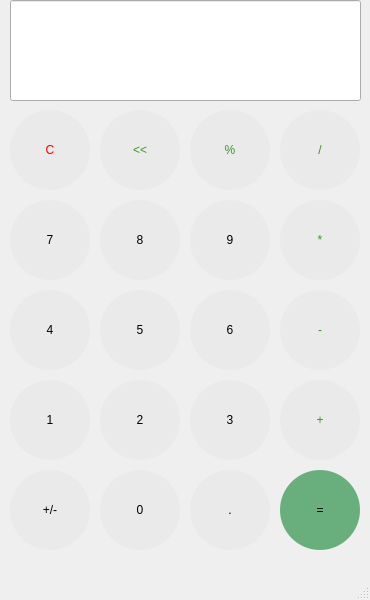
<?xml version="1.0" encoding="UTF-8"?>
<ui version="4.0">
 <class>Calc</class>
 <widget class="QMainWindow" name="Calc">
  <property name="geometry">
   <rect>
    <x>0</x>
    <y>0</y>
    <width>370</width>
    <height>600</height>
   </rect>
  </property>
  <property name="sizePolicy">
   <sizepolicy hsizetype="Preferred" vsizetype="Fixed">
    <horstretch>0</horstretch>
    <verstretch>50</verstretch>
   </sizepolicy>
  </property>
  <property name="minimumSize">
   <size>
    <width>370</width>
    <height>500</height>
   </size>
  </property>
  <property name="maximumSize">
   <size>
    <width>370</width>
    <height>600</height>
   </size>
  </property>
  <property name="windowTitle">
   <string>Calc</string>
  </property>
  <property name="styleSheet">
   <string notr="true"/>
  </property>
  <widget class="QWidget" name="centralwidget">
   <widget class="QLineEdit" name="Display">
    <property name="geometry">
     <rect>
      <x>10</x>
      <y>0</y>
      <width>351</width>
      <height>101</height>
     </rect>
    </property>
    <property name="layoutDirection">
     <enum>Qt::RightToLeft</enum>
    </property>
    <property name="styleSheet">
     <string notr="true">font: 700 30pt &quot;Ubuntu&quot;;</string>
    </property>
    <property name="text">
     <string/>
    </property>
    <property name="alignment">
     <set>Qt::AlignBottom|Qt::AlignRight|Qt::AlignTrailing</set>
    </property>
    <property name="readOnly">
     <bool>true</bool>
    </property>
   </widget>
   <widget class="QPushButton" name="Divide">
    <property name="geometry">
     <rect>
      <x>280</x>
      <y>110</y>
      <width>80</width>
      <height>80</height>
     </rect>
    </property>
    <property name="minimumSize">
     <size>
      <width>80</width>
      <height>80</height>
     </size>
    </property>
    <property name="maximumSize">
     <size>
      <width>80</width>
      <height>80</height>
     </size>
    </property>
    <property name="styleSheet">
     <string notr="true">QPushButton {
	color: #3B9624;
	background-color: rgba(217, 217, 217, 60);
	font: 700 21pt &quot;Ubuntu&quot;;
	border-radius: 40px;
}</string>
    </property>
    <property name="text">
     <string>/</string>
    </property>
   </widget>
   <widget class="QPushButton" name="Percent">
    <property name="geometry">
     <rect>
      <x>190</x>
      <y>110</y>
      <width>80</width>
      <height>80</height>
     </rect>
    </property>
    <property name="minimumSize">
     <size>
      <width>80</width>
      <height>80</height>
     </size>
    </property>
    <property name="maximumSize">
     <size>
      <width>80</width>
      <height>80</height>
     </size>
    </property>
    <property name="styleSheet">
     <string notr="true">QPushButton {
	color: #3B9624;
	background-color: rgba(217, 217, 217, 60);
	font: 700 21pt &quot;Ubuntu&quot;;
	border-radius: 40px;
}</string>
    </property>
    <property name="text">
     <string>%</string>
    </property>
   </widget>
   <widget class="QPushButton" name="Back">
    <property name="geometry">
     <rect>
      <x>100</x>
      <y>110</y>
      <width>80</width>
      <height>80</height>
     </rect>
    </property>
    <property name="minimumSize">
     <size>
      <width>80</width>
      <height>80</height>
     </size>
    </property>
    <property name="maximumSize">
     <size>
      <width>80</width>
      <height>80</height>
     </size>
    </property>
    <property name="styleSheet">
     <string notr="true">QPushButton {
	color: #3B9624;
	background-color: rgba(217, 217, 217, 60);
	font: 700 21pt &quot;Ubuntu&quot;;
	border-radius: 40px;
}</string>
    </property>
    <property name="text">
     <string>&lt;&lt;</string>
    </property>
   </widget>
   <widget class="QPushButton" name="Clear">
    <property name="geometry">
     <rect>
      <x>10</x>
      <y>110</y>
      <width>80</width>
      <height>80</height>
     </rect>
    </property>
    <property name="minimumSize">
     <size>
      <width>80</width>
      <height>80</height>
     </size>
    </property>
    <property name="maximumSize">
     <size>
      <width>80</width>
      <height>80</height>
     </size>
    </property>
    <property name="styleSheet">
     <string notr="true">QPushButton {
	color: #F50000;
	background-color: rgba(217, 217, 217, 60);
	font: 700 21pt &quot;Ubuntu&quot;;
	border-radius: 40px;
}</string>
    </property>
    <property name="text">
     <string>C</string>
    </property>
   </widget>
   <widget class="QPushButton" name="Subtract">
    <property name="geometry">
     <rect>
      <x>280</x>
      <y>290</y>
      <width>80</width>
      <height>80</height>
     </rect>
    </property>
    <property name="minimumSize">
     <size>
      <width>80</width>
      <height>80</height>
     </size>
    </property>
    <property name="maximumSize">
     <size>
      <width>80</width>
      <height>80</height>
     </size>
    </property>
    <property name="styleSheet">
     <string notr="true">QPushButton {
	color: #3B9624;
	background-color: rgba(217, 217, 217, 60);
	font: 700 21pt &quot;Ubuntu&quot;;
	border-radius: 40px;
}</string>
    </property>
    <property name="text">
     <string>-</string>
    </property>
   </widget>
   <widget class="QPushButton" name="Add">
    <property name="geometry">
     <rect>
      <x>280</x>
      <y>380</y>
      <width>80</width>
      <height>80</height>
     </rect>
    </property>
    <property name="minimumSize">
     <size>
      <width>80</width>
      <height>80</height>
     </size>
    </property>
    <property name="maximumSize">
     <size>
      <width>80</width>
      <height>80</height>
     </size>
    </property>
    <property name="styleSheet">
     <string notr="true">QPushButton {
	color: #3B9624;
	background-color: rgba(217, 217, 217, 60);
	font: 700 21pt &quot;Ubuntu&quot;;
	border-radius: 40px;
}</string>
    </property>
    <property name="text">
     <string>+</string>
    </property>
   </widget>
   <widget class="QPushButton" name="Equal">
    <property name="geometry">
     <rect>
      <x>280</x>
      <y>470</y>
      <width>80</width>
      <height>80</height>
     </rect>
    </property>
    <property name="minimumSize">
     <size>
      <width>80</width>
      <height>80</height>
     </size>
    </property>
    <property name="maximumSize">
     <size>
      <width>80</width>
      <height>80</height>
     </size>
    </property>
    <property name="styleSheet">
     <string notr="true">QPushButton {
	font: 700 21pt &quot;Ubuntu&quot;;
	background-color: rgba(31, 140, 63, 165);
	border-radius: 40px;
}</string>
    </property>
    <property name="text">
     <string>=</string>
    </property>
   </widget>
   <widget class="QPushButton" name="Multiply">
    <property name="geometry">
     <rect>
      <x>280</x>
      <y>200</y>
      <width>80</width>
      <height>80</height>
     </rect>
    </property>
    <property name="minimumSize">
     <size>
      <width>80</width>
      <height>80</height>
     </size>
    </property>
    <property name="maximumSize">
     <size>
      <width>80</width>
      <height>80</height>
     </size>
    </property>
    <property name="styleSheet">
     <string notr="true">QPushButton {
	color: #3B9624;
	background-color: rgba(217, 217, 217, 60);
	font: 700 21pt &quot;Ubuntu&quot;;
	border-radius: 40px;
}</string>
    </property>
    <property name="text">
     <string>*</string>
    </property>
   </widget>
   <widget class="QPushButton" name="Button7">
    <property name="geometry">
     <rect>
      <x>10</x>
      <y>200</y>
      <width>80</width>
      <height>80</height>
     </rect>
    </property>
    <property name="minimumSize">
     <size>
      <width>80</width>
      <height>80</height>
     </size>
    </property>
    <property name="maximumSize">
     <size>
      <width>80</width>
      <height>80</height>
     </size>
    </property>
    <property name="styleSheet">
     <string notr="true">QPushButton {
	
	background-color: rgba(217, 217, 217, 60);
	font: 700 21pt &quot;Ubuntu&quot;;
	border-radius: 40px;
}</string>
    </property>
    <property name="text">
     <string>7</string>
    </property>
   </widget>
   <widget class="QPushButton" name="Button5">
    <property name="geometry">
     <rect>
      <x>100</x>
      <y>290</y>
      <width>80</width>
      <height>80</height>
     </rect>
    </property>
    <property name="minimumSize">
     <size>
      <width>80</width>
      <height>80</height>
     </size>
    </property>
    <property name="maximumSize">
     <size>
      <width>80</width>
      <height>80</height>
     </size>
    </property>
    <property name="styleSheet">
     <string notr="true">QPushButton {
	
	background-color: rgba(217, 217, 217, 60);
	font: 700 21pt &quot;Ubuntu&quot;;
	border-radius: 40px;
}</string>
    </property>
    <property name="text">
     <string>5</string>
    </property>
   </widget>
   <widget class="QPushButton" name="Button4">
    <property name="geometry">
     <rect>
      <x>10</x>
      <y>290</y>
      <width>80</width>
      <height>80</height>
     </rect>
    </property>
    <property name="minimumSize">
     <size>
      <width>80</width>
      <height>80</height>
     </size>
    </property>
    <property name="maximumSize">
     <size>
      <width>80</width>
      <height>80</height>
     </size>
    </property>
    <property name="styleSheet">
     <string notr="true">QPushButton {
	
	background-color: rgba(217, 217, 217, 60);
	font: 700 21pt &quot;Ubuntu&quot;;
	border-radius: 40px;
}</string>
    </property>
    <property name="text">
     <string>4</string>
    </property>
   </widget>
   <widget class="QPushButton" name="Button9">
    <property name="geometry">
     <rect>
      <x>190</x>
      <y>200</y>
      <width>80</width>
      <height>80</height>
     </rect>
    </property>
    <property name="minimumSize">
     <size>
      <width>80</width>
      <height>80</height>
     </size>
    </property>
    <property name="maximumSize">
     <size>
      <width>80</width>
      <height>80</height>
     </size>
    </property>
    <property name="styleSheet">
     <string notr="true">QPushButton {
	
	background-color: rgba(217, 217, 217, 60);
	font: 700 21pt &quot;Ubuntu&quot;;
	border-radius: 40px;
}</string>
    </property>
    <property name="text">
     <string>9</string>
    </property>
   </widget>
   <widget class="QPushButton" name="Button8">
    <property name="geometry">
     <rect>
      <x>100</x>
      <y>200</y>
      <width>80</width>
      <height>80</height>
     </rect>
    </property>
    <property name="minimumSize">
     <size>
      <width>80</width>
      <height>80</height>
     </size>
    </property>
    <property name="maximumSize">
     <size>
      <width>80</width>
      <height>80</height>
     </size>
    </property>
    <property name="styleSheet">
     <string notr="true">QPushButton {
	
	background-color: rgba(217, 217, 217, 60);
	font: 700 21pt &quot;Ubuntu&quot;;
	border-radius: 40px;
}</string>
    </property>
    <property name="text">
     <string>8</string>
    </property>
   </widget>
   <widget class="QPushButton" name="Button3">
    <property name="geometry">
     <rect>
      <x>190</x>
      <y>380</y>
      <width>80</width>
      <height>80</height>
     </rect>
    </property>
    <property name="minimumSize">
     <size>
      <width>80</width>
      <height>80</height>
     </size>
    </property>
    <property name="maximumSize">
     <size>
      <width>80</width>
      <height>80</height>
     </size>
    </property>
    <property name="styleSheet">
     <string notr="true">QPushButton {
	
	background-color: rgba(217, 217, 217, 60);
	font: 700 21pt &quot;Ubuntu&quot;;
	border-radius: 40px;
}</string>
    </property>
    <property name="text">
     <string>3</string>
    </property>
   </widget>
   <widget class="QPushButton" name="Button2">
    <property name="geometry">
     <rect>
      <x>100</x>
      <y>380</y>
      <width>80</width>
      <height>80</height>
     </rect>
    </property>
    <property name="minimumSize">
     <size>
      <width>80</width>
      <height>80</height>
     </size>
    </property>
    <property name="maximumSize">
     <size>
      <width>80</width>
      <height>80</height>
     </size>
    </property>
    <property name="styleSheet">
     <string notr="true">QPushButton {
	
	background-color: rgba(217, 217, 217, 60);
	font: 700 21pt &quot;Ubuntu&quot;;
	border-radius: 40px;
}</string>
    </property>
    <property name="text">
     <string>2</string>
    </property>
   </widget>
   <widget class="QPushButton" name="Button1">
    <property name="geometry">
     <rect>
      <x>10</x>
      <y>380</y>
      <width>80</width>
      <height>80</height>
     </rect>
    </property>
    <property name="minimumSize">
     <size>
      <width>80</width>
      <height>80</height>
     </size>
    </property>
    <property name="maximumSize">
     <size>
      <width>80</width>
      <height>80</height>
     </size>
    </property>
    <property name="styleSheet">
     <string notr="true">QPushButton {
	
	background-color: rgba(217, 217, 217, 60);
	font: 700 21pt &quot;Ubuntu&quot;;
	border-radius: 40px;
}</string>
    </property>
    <property name="text">
     <string>1</string>
    </property>
   </widget>
   <widget class="QPushButton" name="Button6">
    <property name="geometry">
     <rect>
      <x>190</x>
      <y>290</y>
      <width>80</width>
      <height>80</height>
     </rect>
    </property>
    <property name="minimumSize">
     <size>
      <width>80</width>
      <height>80</height>
     </size>
    </property>
    <property name="maximumSize">
     <size>
      <width>80</width>
      <height>80</height>
     </size>
    </property>
    <property name="styleSheet">
     <string notr="true">QPushButton {
	
	background-color: rgba(217, 217, 217, 60);
	font: 700 21pt &quot;Ubuntu&quot;;
	border-radius: 40px;
}</string>
    </property>
    <property name="text">
     <string>6</string>
    </property>
   </widget>
   <widget class="QPushButton" name="Button0">
    <property name="geometry">
     <rect>
      <x>100</x>
      <y>470</y>
      <width>80</width>
      <height>80</height>
     </rect>
    </property>
    <property name="minimumSize">
     <size>
      <width>80</width>
      <height>80</height>
     </size>
    </property>
    <property name="maximumSize">
     <size>
      <width>80</width>
      <height>80</height>
     </size>
    </property>
    <property name="styleSheet">
     <string notr="true">QPushButton {
	
	background-color: rgba(217, 217, 217, 60);
	font: 700 21pt &quot;Ubuntu&quot;;
	border-radius: 40px;
}</string>
    </property>
    <property name="text">
     <string>0</string>
    </property>
   </widget>
   <widget class="QPushButton" name="Sign">
    <property name="geometry">
     <rect>
      <x>10</x>
      <y>470</y>
      <width>80</width>
      <height>80</height>
     </rect>
    </property>
    <property name="minimumSize">
     <size>
      <width>80</width>
      <height>80</height>
     </size>
    </property>
    <property name="maximumSize">
     <size>
      <width>80</width>
      <height>80</height>
     </size>
    </property>
    <property name="styleSheet">
     <string notr="true">QPushButton {
	
	background-color: rgba(217, 217, 217, 60);
	font: 700 21pt &quot;Ubuntu&quot;;
	border-radius: 40px;
}</string>
    </property>
    <property name="text">
     <string>+/-</string>
    </property>
   </widget>
   <widget class="QPushButton" name="Dot">
    <property name="geometry">
     <rect>
      <x>190</x>
      <y>470</y>
      <width>80</width>
      <height>80</height>
     </rect>
    </property>
    <property name="minimumSize">
     <size>
      <width>80</width>
      <height>80</height>
     </size>
    </property>
    <property name="maximumSize">
     <size>
      <width>80</width>
      <height>80</height>
     </size>
    </property>
    <property name="styleSheet">
     <string notr="true">QPushButton {
	
	background-color: rgba(217, 217, 217, 60);
	font: 700 21pt &quot;Ubuntu&quot;;
	border-radius: 40px;
}</string>
    </property>
    <property name="text">
     <string>.</string>
    </property>
   </widget>
  </widget>
  <widget class="QMenuBar" name="menubar">
   <property name="geometry">
    <rect>
     <x>0</x>
     <y>0</y>
     <width>370</width>
     <height>22</height>
    </rect>
   </property>
  </widget>
  <widget class="QStatusBar" name="statusbar"/>
 </widget>
 <resources/>
 <connections/>
</ui>
